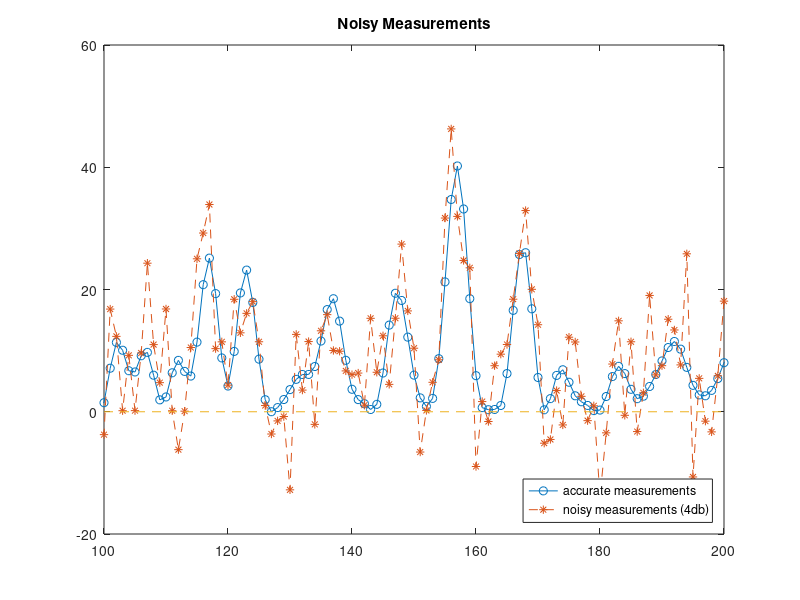

Source code (MATLAB):
clf

xlength=512;
xsparsity=10;
supp=256;
snrnow=6;
%generate sparse signal
k=xsparsity;
x=zeros(xlength,1);
pp=randperm(supp-4);
x(pp(1:xsparsity)+2)=1;

%generate measurements
Gm=fft(eye(xlength));
G=@(x)fft(x);
Ginv=@(x)ifft(x);
Gtrans=@(x)ifft(x)*length(x);
y=abs(G(x)).*abs(G(x));
y_true=y;
%add noise
y=awgn(y_true,snrnow,'measured');
plot(y_true,'o-')
hold on
plot([y],'*--')


plot([100,200],[0,0],'--')
ylim([-20,60])
xlim([100,200])
legend('accurate measurements','noisy measurements (4db)','location','southeast')
title('Noisy Measurements')